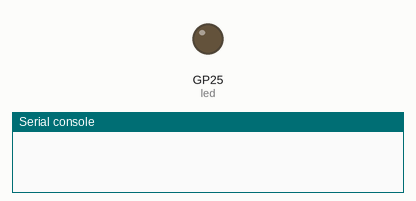
This program was run on a simulated Raspberry Pi Pico running MicroPython. Shown: output pins drawn as LEDs (lit = HIGH), the last lines printed to the serial console. At 10.0 s the program stops and its outputs stay as they are.

Above: at 1.0 s.
At 3.0 s:
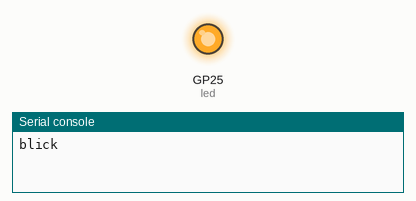
Timing chart, 0 to 5.2 s (numbered marks = the images above):
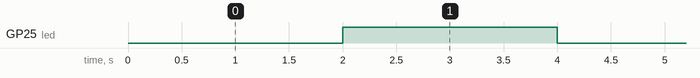

Measured:
- by itself, GP25 (led): alternates HIGH for 2.0 s and LOW for 2.0 s, 4 changes in all, then stays LOW

The program:

led.py
```python
from machine import Pin, Timer, lightsleep

led = Pin(25, Pin.OUT) # pico 唯一的 LED 灯
timer = Timer() # 计时器

def blink(timer):
    '''
    回调
    '''
    print('blick')
    led.toggle()

# 初始化计时器，程序会每秒0.5次的频率触发。
timer.init(freq=0.5, mode=Timer.PERIODIC, callback=blink)

# 这里主程序等待
lightsleep(10000)

# 回收计时器
timer.deinit()

# 灯灭
led.value(0)
print('deinit')
```
